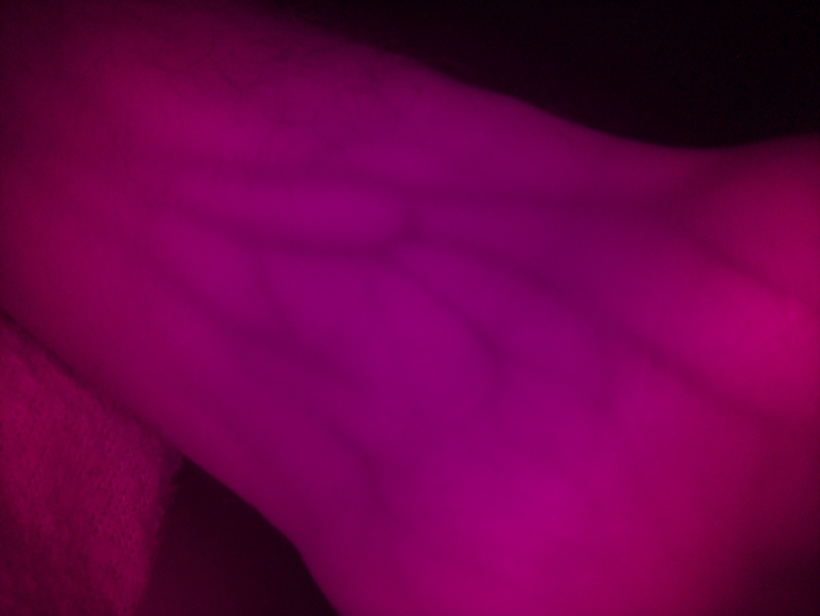
#> input picture legacy/Image_Processing/Grayscale_Conversion/input.jpg, 1640 x 1232 px (shown at 1/2 size)
$ python -i adaptive.py   (imports and definitions only)
#> lines starting #> are read from the running program, lines starting #| are printed output that depends on the picture; after the words box and inside, x2 and y2 are one past the last pixel; in counts of white or black regions, pixels touching at a corner belong together
import cv2
import sys
import os
import numpy as np
import time
import matplotlib.pyplot as plt
from datetime import datetime
from matplotlib.gridspec import GridSpec

def adaptive_threshold_vein(input_path, output_dir, block_size=None, C=None, output_format='jpg', quality=95, create_visualizations=True):
    """
    Apply adaptive thresholding to vein images with comprehensive research visualizations.

    Args:
        input_path: Path to the input image
        output_dir: Directory to save the output image
        block_size: Block size for adaptive thresholding (optional, auto-determined if None)
        C: Constant subtracted from the calculated threshold (optional, auto-determined if None)
        output_format: Output image format ('jpg', 'png', etc.)
        quality: JPEG quality (0-100), only applicable for JPEG
        create_visualizations: Whether to create research visualizations

    Returns:
        tuple: (thresholded_image, metadata_dict)
    """
#> called with input_path = '../Grayscale_Conversion/input.jpg', output_dir = 'out.png', output_format = 'jpg', quality = 95, create_visualizations = True
    # Read the image
    gray = cv2.imread(input_path, cv2.IMREAD_GRAYSCALE)
    if gray is None:
        raise FileNotFoundError(f"Could not read image at {input_path}")

    # Store original image for comparison
    original = gray.copy()

    # Apply intensity mask to exclude shadows
    # Use a combination of global thresholding and local variance to detect shadows
    blurred = cv2.GaussianBlur(gray, (5, 5), 0)

    # Calculate local variance to identify regions with low detail (potential shadows)
    mean = cv2.blur(blurred, (15, 15))
    mean_sq = cv2.blur(blurred**2, (15, 15))
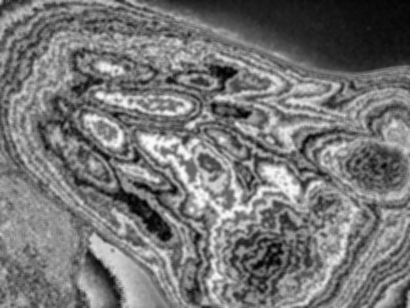
#> mean_sq: shape (1232, 1640) (shown at 1/4 size); min 0, max 249, mean 117.1
    variance = mean_sq - mean**2
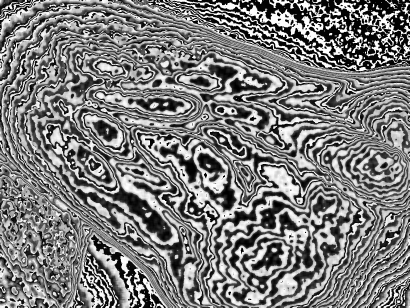
#> variance: shape (1232, 1640) (shown at 1/4 size); min 0, max 255, mean 124.7
    variance_norm = cv2.normalize(variance, None, 0, 255, cv2.NORM_MINMAX)

    # Adaptive threshold for variance based on image characteristics
    var_mean = np.mean(variance_norm)
#> var_mean = 124.7
    var_threshold = max(20, min(40, var_mean * 0.8))
#> var_threshold = 40

    # Threshold to identify shadow regions
    _, intensity_thresh = cv2.threshold(blurred, 0, 255, cv2.THRESH_BINARY + cv2.THRESH_OTSU)
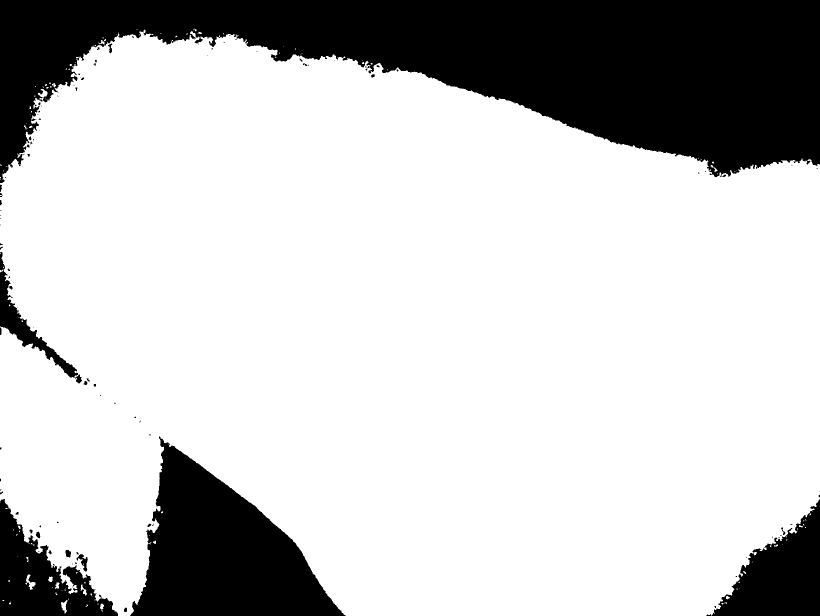
#> intensity_thresh: shape (1232, 1640) (shown at 1/2 size); 77.1% white; 107 black regions (78 under 20 px), largest, box (x1, y1, x2, y2) and area: (0, 0, 1640, 366) 320347, (260, 873, 691, 1232) 82195, (1413, 999, 1640, 1232) 27394
    intensity_thresh = cv2.bitwise_not(intensity_thresh)  # Invert to get dark regions
    _, variance_thresh = cv2.threshold(variance_norm, var_threshold, 255, cv2.THRESH_BINARY)
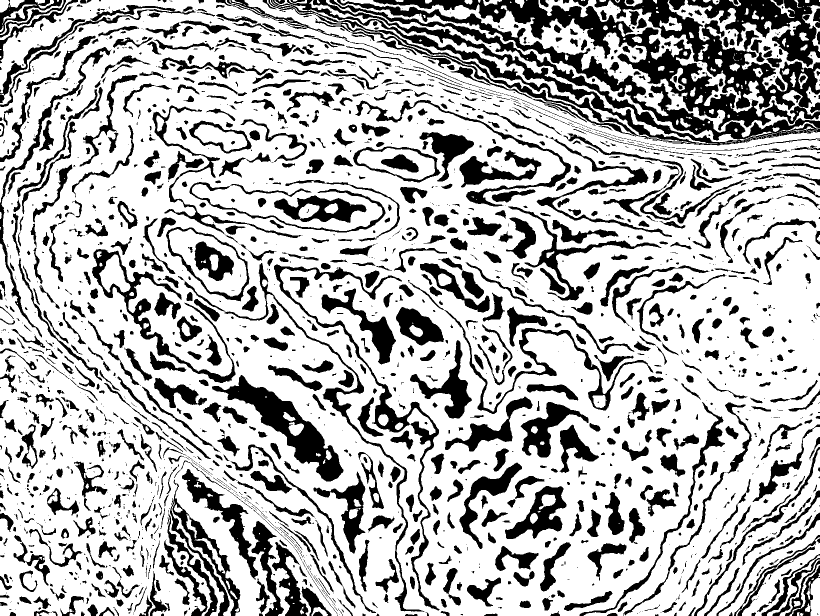
#> variance_thresh: shape (1232, 1640) (shown at 1/2 size); 71.6% white; 2231 black regions (1040 under 20 px), largest, box (x1, y1, x2, y2) and area: (537, 0, 1640, 291) 49470, (746, 0, 1640, 261) 29407, (1221, 0, 1640, 220) 20322

    # Combine thresholds to identify shadows
    shadow_mask = cv2.bitwise_and(intensity_thresh, variance_thresh)
#> shadow_mask: shape (1232, 1640); 13.2% white; 356 white regions (223 under 20 px), largest, box (x1, y1, x2, y2) and area: (0, 0, 1640, 366) 92418, (260, 878, 691, 1232) 47692, (681, 0, 1640, 275) 22063
    kernel = np.ones((5,5), np.uint8)
    shadow_mask = cv2.morphologyEx(shadow_mask, cv2.MORPH_CLOSE, kernel)
#> shadow_mask: shape (1232, 1640); 15.3% white; 130 white regions (69 under 20 px), largest, box (x1, y1, x2, y2) and area: (0, 0, 1640, 394) 180820, (260, 878, 691, 1232) 56024, (1414, 994, 1640, 1232) 23285
    intensity_mask = cv2.bitwise_not(shadow_mask)

    # Apply the mask to the original image
    masked_image = gray.copy()
    masked_image[intensity_mask == 0] = 255  # Set shadow regions to white
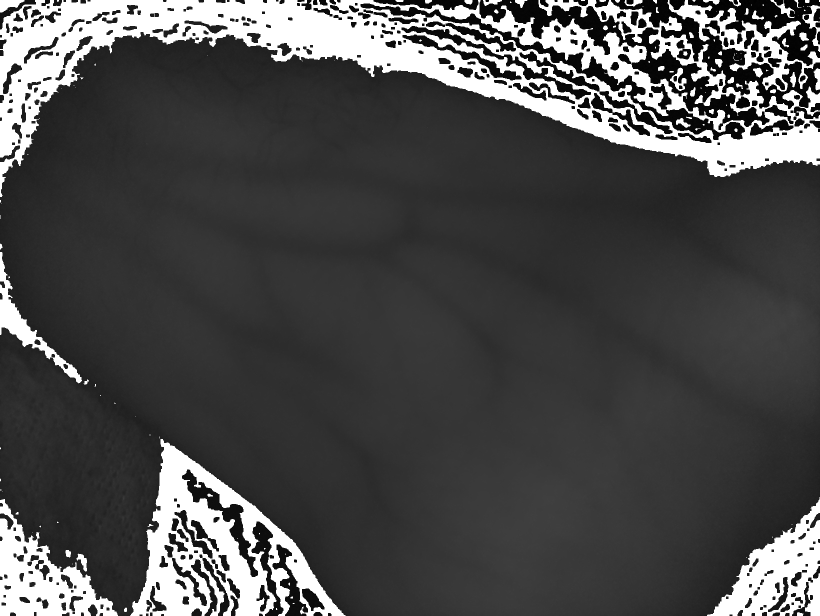
#> masked_image: shape (1232, 1640) (shown at 1/2 size); min 0, max 255, mean 76.5

    # Determine block size
    if block_size is None:
        height, width = gray.shape
        min_dim = min(height, width)

        # Set block size based on image resolution
        if min_dim < 500:
            block_size = 15  # Fixed small block size for low-res images
        elif min_dim > 1000:
            block_size = 31  # Fixed medium block size for high-res images
        else:
            # For medium resolution, scale with image size
            block_size = int(min_dim * 0.03)  # 3% of the smaller dimension
            if block_size % 2 == 0:
                block_size += 1
            # Ensure block size is within reasonable bounds
            block_size = max(15, min(block_size, 31))
    else:
        # Ensure block size is odd and greater than 1
        if block_size % 2 == 0:
            block_size += 1
        if block_size <= 1:
            block_size = 3

    # Determine C parameter
    if C is None:
        # Automatically determine C based on image contrast
        mean_intensity = np.mean(gray)
#> mean_intensity = 40.14
        std_intensity = np.std(gray)
#> std_intensity = 15.59

        # Set C based on the contrast (std/mean ratio) but within reasonable bounds
        contrast_ratio = std_intensity / mean_intensity
#> contrast_ratio = 0.388
        if contrast_ratio < 0.1:  # Low contrast
            C = 2
        elif contrast_ratio > 0.3:  # High contrast
            C = 10
        else:  # Medium contrast
            C = int(2 + (contrast_ratio - 0.1) * 40)  # Scale between 2 and 10
            C = max(2, min(C, 10))

    # Apply Gaussian adaptive thresholding
    start_time = time.time()
    thresh = cv2.adaptiveThreshold(
        masked_image,
        255,
        cv2.ADAPTIVE_THRESH_GAUSSIAN_C,
        cv2.THRESH_BINARY_INV,  # Use THRESH_BINARY_INV to highlight dark veins
        block_size,
        C
    )
#> thresh: shape (1232, 1640); 9.5% white; 388 white regions (5 under 20 px), largest, box (x1, y1, x2, y2) and area: (959, 0, 1539, 260) 20457, (0, 64, 1640, 412) 18413, (1222, 0, 1640, 218) 16459
    processing_time = time.time() - start_time

    # Apply the intensity mask again to ensure shadow regions remain white
    thresh[intensity_mask == 0] = 0

    # Apply morphological operations to clean up the result
    # Small kernel to remove noise while preserving vein structures
    kernel = np.ones((2,2), np.uint8)
    thresh = cv2.morphologyEx(thresh, cv2.MORPH_OPEN, kernel)
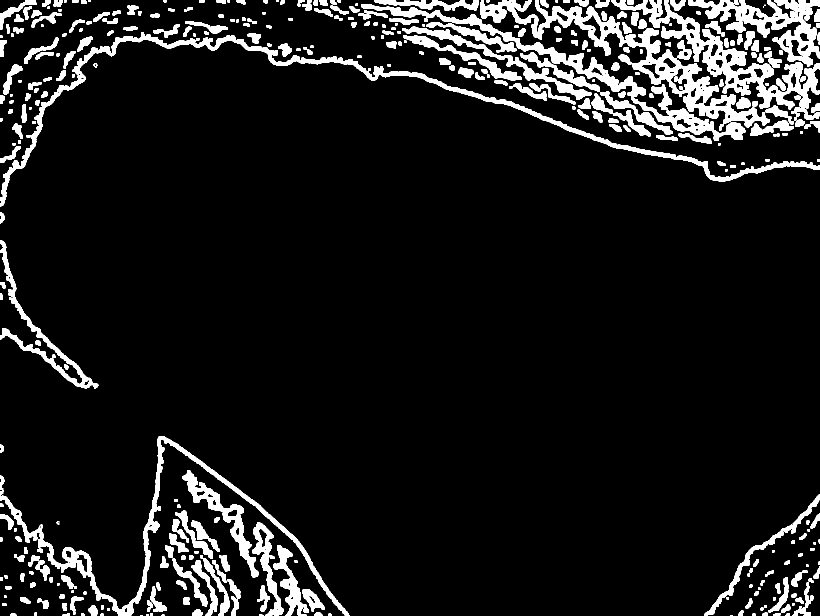
#> thresh: shape (1232, 1640) (shown at 1/2 size); 9.5% white; 388 white regions (5 under 20 px), largest, box (x1, y1, x2, y2) and area: (960, 0, 1540, 261) 20488, (0, 65, 1640, 413) 18400, (1223, 0, 1640, 219) 16485

    # Create output directory if it doesn't exist
    os.makedirs(output_dir, exist_ok=True)

    # Initialize visualization paths
    comparison_path = None
    histogram_path = None
    region_analysis_path = None
    parameter_analysis_path = None
    metrics_path = None
    edge_analysis_path = None

    # Save output
    if block_size is None or C is None:
        filename = os.path.splitext(os.path.basename(input_path))[0] + f"_adaptive_vein_auto.{output_format}"
    else:
        filename = os.path.splitext(os.path.basename(input_path))[0] + f"_adaptive_vein_{block_size}_{C}.{output_format}"
    save_path = os.path.join(output_dir, filename)

    try:
        if output_format.lower() == 'jpg' or output_format.lower() == 'jpeg':
            cv2.imwrite(save_path, thresh, [cv2.IMWRITE_JPEG_QUALITY, quality])
        elif output_format.lower() == 'png':
            cv2.imwrite(save_path, thresh, [cv2.IMWRITE_PNG_COMPRESSION, 9])
        else:
            cv2.imwrite(save_path, thresh)
    except Exception as e:
        raise RuntimeError(f"Error saving thresholded image: {str(e)}")

    # Create research visualizations if requested
    if create_visualizations:
        # Create comparison image
        comparison_path = save_path.replace(f"_adaptive_vein_auto.{output_format}", f"_comparison.{output_format}")
        comparison_path = comparison_path.replace(f"_adaptive_vein_{block_size}_{C}.{output_format}", f"_comparison.{output_format}")
        create_comparison_image(original, thresh, comparison_path, output_format, quality)

        # Create histogram analysis
        histogram_path = save_path.replace(f"_adaptive_vein_auto.{output_format}", f"_histogram.png")
        histogram_path = histogram_path.replace(f"_adaptive_vein_{block_size}_{C}.{output_format}", f"_histogram.png")
        create_histogram_analysis(original, thresh, histogram_path)

        # Create region analysis
        region_analysis_path = save_path.replace(f"_adaptive_vein_auto.{output_format}", f"_region_analysis.png")
        region_analysis_path = region_analysis_path.replace(f"_adaptive_vein_{block_size}_{C}.{output_format}", f"_region_analysis.png")
        create_region_analysis(original, thresh, intensity_mask, region_analysis_path)

        # Create parameter analysis
        parameter_analysis_path = save_path.replace(f"_adaptive_vein_auto.{output_format}", f"_parameter_analysis.png")
        parameter_analysis_path = parameter_analysis_path.replace(f"_adaptive_vein_{block_size}_{C}.{output_format}", f"_parameter_analysis.png")
        create_parameter_analysis(original, block_size, C, parameter_analysis_path)

        # Create metrics visualization
        metrics_path = save_path.replace(f"_adaptive_vein_auto.{output_format}", f"_metrics.png")
        metrics_path = metrics_path.replace(f"_adaptive_vein_{block_size}_{C}.{output_format}", f"_metrics.png")
        create_metrics_visualization(original, thresh, processing_time, block_size, C, metrics_path)

        # Create edge analysis
        edge_analysis_path = save_path.replace(f"_adaptive_vein_auto.{output_format}", f"_edge_analysis.png")
        edge_analysis_path = edge_analysis_path.replace(f"_adaptive_vein_{block_size}_{C}.{output_format}", f"_edge_analysis.png")
        create_edge_analysis(original, thresh, edge_analysis_path)

    # Calculate statistics
    total_pixels = original.size
    vein_pixels = np.count_nonzero(thresh)
    background_pixels = total_pixels - vein_pixels

    # Calculate mean intensities
    vein_mask = thresh > 0
    background_mask = thresh == 0

    vein_mean = np.mean(original[vein_mask]) if np.any(vein_mask) else 0
    background_mean = np.mean(original[background_mask]) if np.any(background_mask) else 0

    # Calculate contrast measures
    contrast = abs(vein_mean - background_mean)

    # Calculate local contrast metrics
    # Divide image into blocks and calculate contrast in each block
    h, w = original.shape
    block_h, block_w = h // 10, w // 10  # 10x10 grid
    local_contrasts = []

    for i in range(0, h, block_h):
        for j in range(0, w, block_w):
            block = original[i:i+block_h, j:j+block_w]
            if block.size > 0:
                local_contrasts.append(np.std(block))

    avg_local_contrast = np.mean(local_contrasts) if local_contrasts else 0
    std_local_contrast = np.std(local_contrasts) if local_contrasts else 0

    # Get file sizes
    input_stats = os.stat(input_path)
    output_stats = os.stat(save_path)

    # Gather metadata
    info = {
        "Input Image Path": input_path,
        "Output Image Path": save_path,
        "Comparison Image Path": comparison_path,
        "Histogram Analysis Path": histogram_path,
        "Region Analysis Path": region_analysis_path,
        "Parameter Analysis Path": parameter_analysis_path,
        "Metrics Visualization Path": metrics_path,
        "Edge Analysis Path": edge_analysis_path,
        "Image Dimensions": original.shape,
        "Block Size": block_size,
        "C Value": C,
        "Total Pixels": total_pixels,
        "Vein Pixels": vein_pixels,
        "Background Pixels": background_pixels,
        "Vein Percentage": round((vein_pixels / total_pixels) * 100, 2),
        "Background Percentage": round((background_pixels / total_pixels) * 100, 2),
        "Vein Mean Intensity": round(vein_mean, 2),
        "Background Mean Intensity": round(background_mean, 2),
        "Contrast": round(contrast, 2),
        "Average Local Contrast": round(avg_local_contrast, 2),
        "Std Local Contrast": round(std_local_contrast, 2),
        "Input File Size (KB)": round(input_stats.st_size / 1024, 2),
        "Output File Size (KB)": round(output_stats.st_size / 1024, 2),
        "File Size Change (%)": round((output_stats.st_size / input_stats.st_size - 1) * 100, 2),
        "Processing Time (ms)": round(processing_time * 1000, 2),
        "Processing Date": datetime.now().strftime("%Y-%m-%d %H:%M:%S")
    }

    return thresh, info

def create_comparison_image(original, thresh, save_path, output_format, quality):
    """Create a side-by-side comparison of original and thresholded images."""
#> called with save_path = 'out.png/input_comparison.jpg', output_format = 'jpg', quality = 95
    # Get dimensions
    h, w = original.shape

    # Create a new image with twice the width
    comparison = np.zeros((h, w * 2), dtype=np.uint8)

    # Place original image on the left
    comparison[:, :w] = original
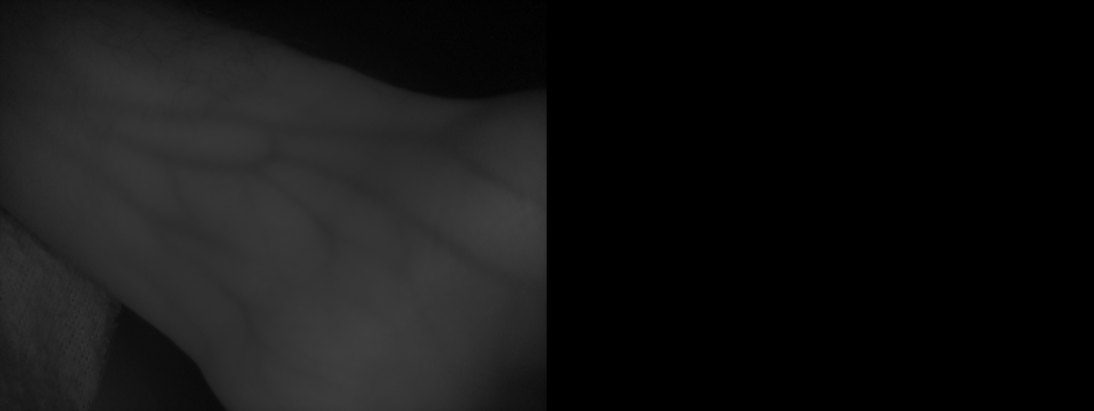
#> comparison: shape (1232, 3280) (shown at 1/3 size); min 0, max 66, mean 20.1

    # Place thresholded image on the right
    comparison[:, w:] = thresh
#> comparison: shape (1232, 3280); 4.75% of pixels changed, all inside (x1, y1, x2, y2) = (1640, 0, 3280, 1232)

    # Add text labels
    font = cv2.FONT_HERSHEY_SIMPLEX
    font_scale = 0.7
    font_thickness = 2
    text_color = 255  # White

    # Add "Original" label
    cv2.putText(comparison, "Original", (10, 30), font, font_scale, text_color, font_thickness)
#> comparison: shape (1232, 3280); min 0, max 255, mean 32.2
#> (the rest of the program and of its run is left out)
